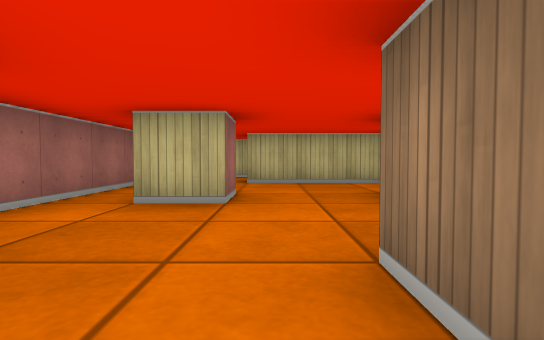
view 1 (above)

15 first-person views from a walk through a cub3D maze. The camera is about half as high as the walls, tilts 2° down and sees 80° across. The floor is counted in squares. Each view is taken from the middle of a square. On the plan, view 1 faces up. The plan holds only what a view shows up to about 9 squares ahead; the rest is blank. The place goes on beyond the plan.

view 2
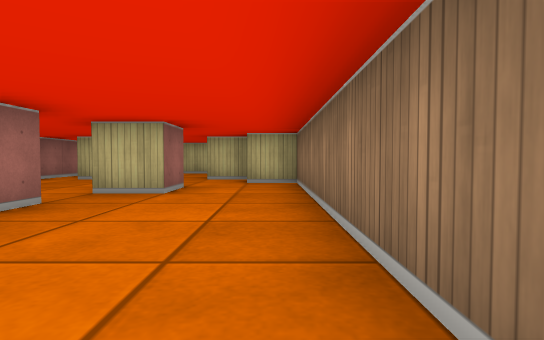

view 3
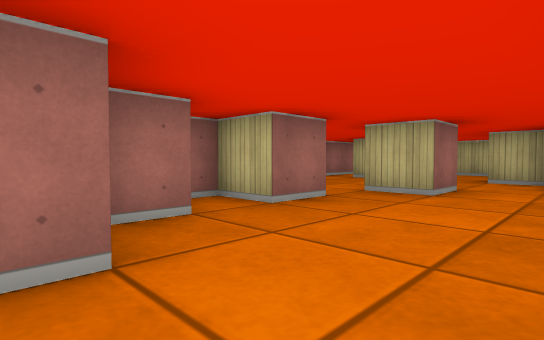

view 4
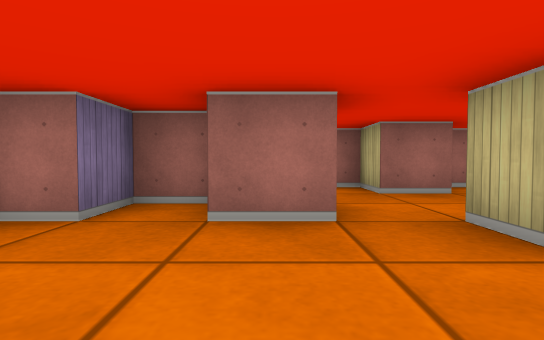

view 5
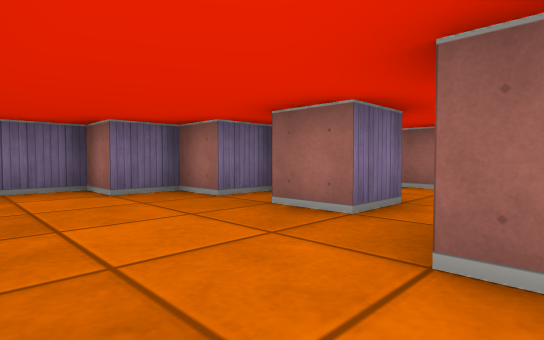

view 6
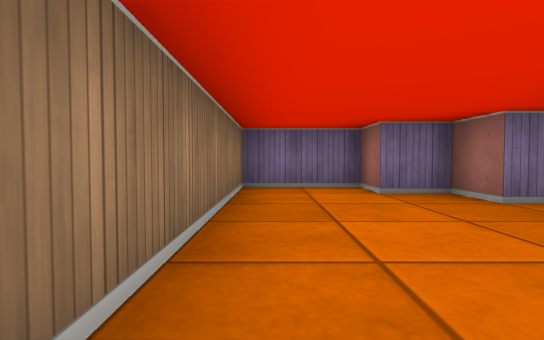

view 7
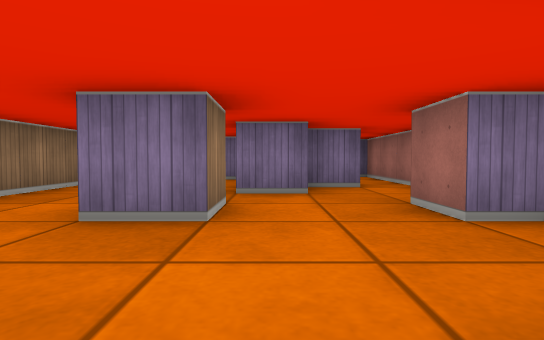

view 8
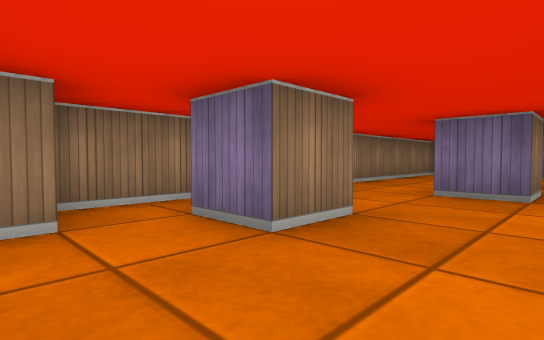

view 9
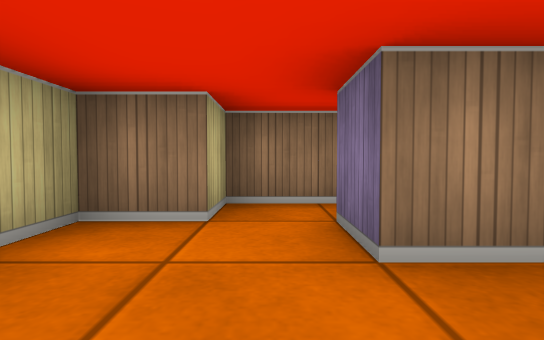

view 10
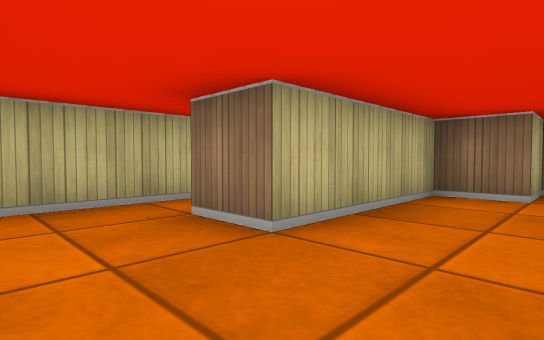

view 11
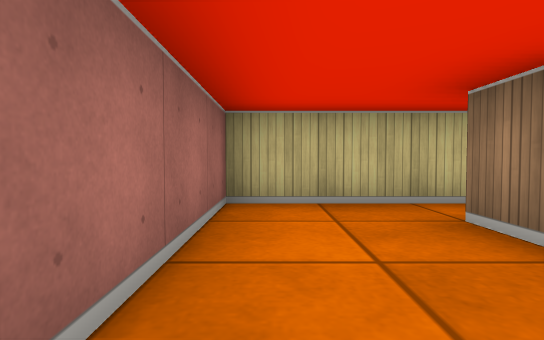

view 12
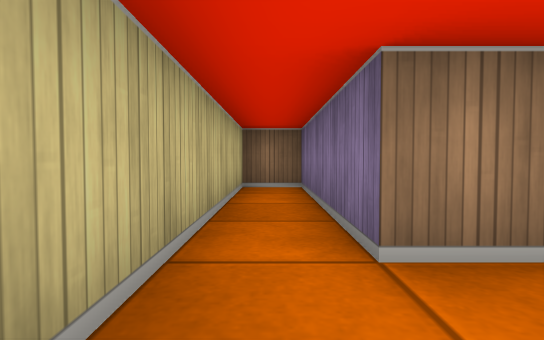

view 13
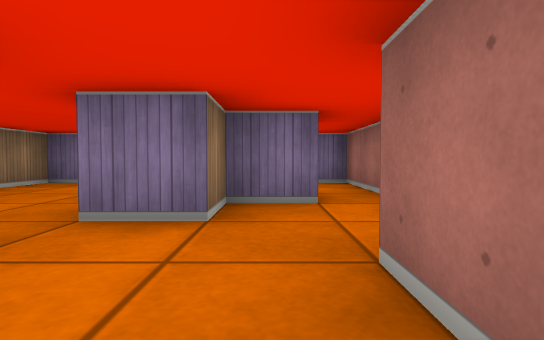

view 14
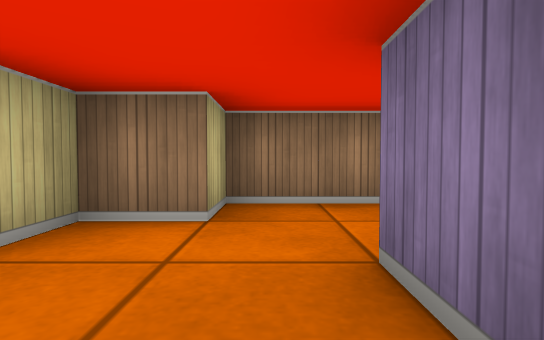

view 15
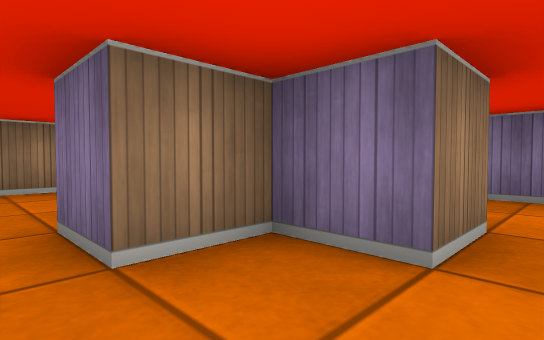

### Floor plan
Points are (right, up) in squares from view 1. A wall is a line through its corners. A room is listed if a view was taken in it or the views show most of it. See-through windows are left out.
Room 1 (views 1, 2, 3, 4, 5, 6, 7, 8, 9, 10, 11, 13, 14, 15)
walls: (0.5, 1.5) (1.5, 1.5) (1.5, 0.5) (0.5, 0.5) (0.5, 1.5); (-0.5, -0.5) (0.5, -0.5) (0.5, -1.5) (-0.5, -1.5) (-0.5, -2.5) (0.5, -2.5) (0.5, -3.5) (1.5, -3.5) (1.5, -4.5) (3.5, -4.5) (3.5, 2.5) (2.5, 2.5) (2.5, 3.5) (1.5, 3.5) (1.5, 4.5) (2.5, 4.5); (-0.5, 4.5) (-0.5, 3.5) (-1.5, 3.5); (-2.1, 1.5) (-1.5, 1.5) (-1.5, 0.5) (-2.5, 0.5) (-2.5, -0.5); (3.5, 3.9) (3.5, 5.5) (2.5, 5.5) (2.5, 6.5) (-0.5, 6.5); (-1.5, -1.5) (-0.5, -1.5); (-2.5, 6.5) (-2.5, 2)
ways out: opening at (-1.5, 7) to room 2; opening at (-2, 0) to room 3
Room 2 (view 12)
walls: (-0.5, 6.5) (-0.5, 7.5) (3.5, 7.5) (3.5, 8.5) (-2.5, 8.5) (-2.5, 6.5)
ways out: opening at (-1.5, 7) to room 1
Room 3 (no view inside)
walls: (-1.5, -2.6) (-1.5, -1.5); (-0.5, -1.5) (-0.5, -0.5); (-2.5, -0.5) (-2.5, -4.5) (-1, -4.5)
ways out: opening at (-2, 0) to room 1

Positions as (right, up) in squares from view 1, and headings:
1: (0, 0), facing up
2: (3, -4), facing up
3: (3, -4), facing up-left
4: (3, -1), facing left
5: (3, 1), facing down-left
6: (3, 1), facing down
7: (0, 4), facing down
8: (0, 6), facing down-right
9: (0, 5), facing right
10: (-2, 5), facing up-right
11: (-2, 5), facing up
12: (-2, 8), facing right
13: (-1, 2), facing down
14: (0, 2), facing right
15: (-2, 0), facing down-right
